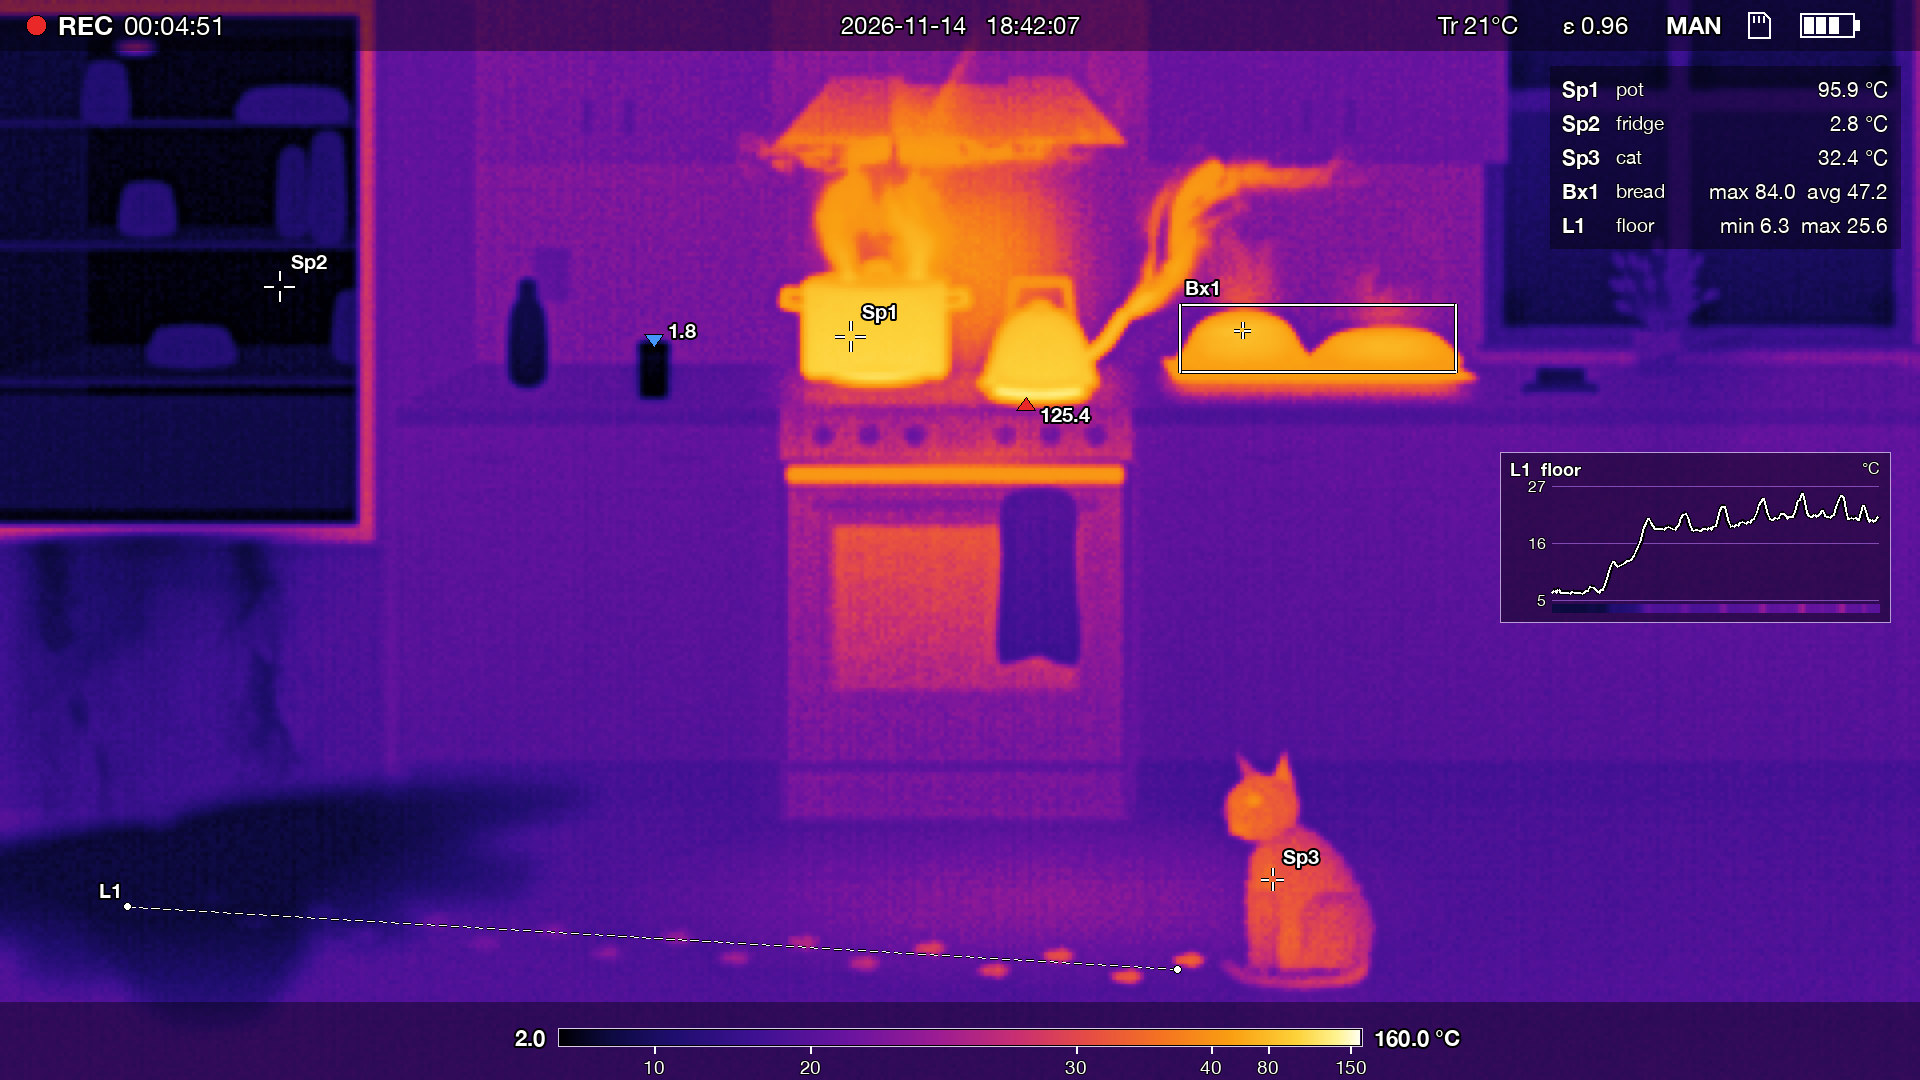

Here is the Python script that generated this plot:
"""Example (thermal camera / 热成像): 厨房里的温度 · Kitchen Heat Map — a kitchen at dinner time through a thermal
camera. A stock pot boils on the back burner and its steam rolls up into the cooker hood (its polished lid reads
cooler than it is); a kettle on the front burner shoots a jet of steam out of its spout; the oven is still warm and
leaks hot air along its top seal, a damp tea towel hangs cold on its handle; two loaves fresh from the oven steam on
a wire rack next to a cold butter dish. On the left the fridge door has been left open: a black-cold cave of
shelves, and its cold air pours down the freezer drawer and spreads across the floor in tongues. The cat went to the
fridge, walked through the cold puddle and back to the warm tiles in front of the oven -- its paw prints are still on
the floor, fading the older they are. The window is cold night glass. Spot meters, an area box, a line profile along
the paw trail (cold puddle -> warm tiles, one bump per print) and hottest / coldest markers read the temperatures off
the picture.
Draw-on stages: room -> fridge -> stove -> bread -> heat soak -> steam -> cat -> measurements. No image model.
python3 thermal_kitchen.py [out.jpg] [--stages DIR]
"""
import os, sys, time
sys.path.insert(0, os.path.join(os.path.dirname(os.path.abspath(__file__)), '..', 'lib'))
import numpy as np
from thermal import Thermal
from core import spline

out = sys.argv[1] if len(sys.argv) > 1 and not sys.argv[1].startswith('--') else 'thermal_kitchen.jpg'
stages = sys.argv[sys.argv.index('--stages') + 1] if '--stages' in sys.argv else None
t0 = time.time()

# ---- one-point perspective: camera 1.6 m up, looking at the back wall 4.5 m away, pitched down (shifted VP)
F, VX, VY, EYE = 1750.0, 960.0, 100.0, 1.6


def P(X, Y, Z):
    return (VX + F * X / Z, VY + F * (EYE - Y) / Z)


def face(x0, x1, y0, y1, Z):
    """front face (constant depth Z) -> canvas quad"""
    return [P(x0, y1, Z), P(x1, y1, Z), P(x1, y0, Z), P(x0, y0, Z)]


def top(x0, x1, z0, z1, Y):
    """horizontal face at height Y between depths z0 (front) and z1 (back)"""
    return [P(x0, Y, z1), P(x1, Y, z1), P(x1, Y, z0), P(x0, Y, z0)]


def ell(X, Y, Z, rx, rz, n=40):
    """horizontal circle (radius rx across, rz in depth) at (X, Y, Z) -> canvas outline"""
    a = np.linspace(0, 2 * np.pi, n, endpoint=False)
    return [P(X + rx * np.cos(t), Y, Z + rz * np.sin(t)) for t in a]


t = Thermal(1920, 1080, sensor=(480, 270), ss=2, seed=12, ambient=21.0)
# hand-set tone curve: the fridge black, the room deep violet, warm bodies red-orange, the stove yellow, flames white
t.camera(palette='iron', agc=0.22, plateau=2.0, netd=0.24, fpn=0.1, dde=1.6, pixel=0.4,
         curve=[(2, 0.0), (7, 0.05), (12, 0.11), (16, 0.17), (19, 0.23), (22, 0.29), (26, 0.43), (30, 0.59), (35, 0.71),
                (39, 0.78), (60, 0.82), (80, 0.86), (100, 0.91), (160, 1.0)])
WALL, ZC, ZF = 4.5, 3.9, 3.97                      # back wall, cabinet fronts, toe kick

# =========================================================== 0. the room at room temperature
t.room(top=24.5, bottom=20.0, y_top=0, y_bottom=900)
floor = t.poly([(0, P(0, 0, ZF)[1]), (1920, P(0, 0, ZF)[1]), (1920, 1080), (0, 1080)])
fy = P(0, 0, ZF)[1]
t.surface(floor, t.ramp((0, fy), 18.6, (0, 1080), 19.4), grain=0.25, grain_scale=60)
for Z in (3.3, 3.6, 3.9):                           # floor tiles: grout lines
    t.seam([P(-3, 0, Z), P(3, 0, Z)], -0.45, 2.5)
for X in np.arange(-2.1, 2.2, 0.3):
    t.seam([P(X, 0, ZF), P(X, 0, 3.2)], -0.45, 2.5)
# splashback tiles on the back wall between counter and wall cabinets
for Y in np.arange(0.92, 1.62, 0.075):
    t.seam([P(-1.3, Y, WALL), P(1.4, Y, WALL)], -0.22, 1.6)
for i, Y in enumerate(np.arange(0.92, 1.55, 0.075)):
    for X in np.arange(-1.3 + (0.075 if i % 2 else 0), 1.4, 0.15):
        t.seam([P(X, Y, WALL), P(X, Y + 0.075, WALL)], -0.22, 1.6)
# window (cold night glass, glass is opaque to long-wave IR so nothing outside shows)
wx0, wx1, wy0, wy1 = 1.40, 2.40, 1.02, 2.20
t.surface(t.poly(face(wx0 - 0.05, wx1 + 0.05, wy0 - 0.05, wy1 + 0.05, WALL)), 16.2, grain=0.2)
for (a, b) in ((wx0, 1.82), (1.88, wx1)):
    for (c, d) in ((wy0, 1.57), (1.63, wy1)):
        g = t.poly(face(a, b, c, d, WALL))
        t.surface(g, t.ramp(P(0, d, WALL), 12.6, P(0, c, WALL), 8.2), grain=0.25, grain_scale=40)
        t.surface(t.poly(face(a, a + 0.06, c, c + 0.08, WALL)) * g, 6.8, soft=4)   # cold corners at the spacer
        t.surface(t.poly(face(b - 0.06, b, c, c + 0.08, WALL)) * g, 6.8, soft=4)
t.surface(t.poly(top(wx0 - 0.08, wx1 + 0.1, 4.40, WALL, wy0 - 0.05)), 17.6)        # sill
# wall cabinets
ZU = 4.15
for (a, b, split) in ((-1.22, -0.45, -0.835), (0.45, 1.30, 0.875)):
    m = t.poly(face(a, b, 1.45, 2.6, ZU))
    t.surface(m, t.ramp((0, 0), 24.0, P(0, 1.45, ZU), 22.0), grain=0.25, grain_scale=30)
    t.seam([P(split, 1.45, ZU), P(split, 2.6, ZU)], -0.9, 3)
    for X in (a, b): t.seam([P(X, 1.45, ZU), P(X, 2.6, ZU)], -0.5, 3)
    t.seam([P(a, 1.45, ZU), P(b, 1.45, ZU)], -0.6, 3)
    for X in (split - 0.05, split + 0.05):
        t.surface(t.rect(P(X, 1.52, ZU)[0] - 4, P(X, 1.6, ZU)[1], P(X, 1.52, ZU)[0] + 4, P(X, 1.52, ZU)[1]), 19.5,
                  emissivity=0.4)                 # brushed-steel handles read cooler than the doors
# base cabinets: left run (sink side) and right run
for (a, b, splits) in ((-1.25, -0.40, (-0.83,)), (0.40, 2.4, (0.98, 1.56))):
    m = t.poly(face(a, b, 0.10, 0.88, ZC))
    t.surface(m, t.ramp(P(0, 0.88, ZC), 21.4, P(0, 0.1, ZC), 19.6), grain=0.25, grain_scale=30)
    t.surface(t.poly(face(a, b, 0.0, 0.10, ZF)), 18.2)                                    # toe kick shadow
    t.seam([P(a, 0.72, ZC), P(b, 0.72, ZC)], -0.9, 3)                                     # drawer line
    for X in (a,) + splits + (b,):
        t.seam([P(X, 0.1, ZC), P(X, 0.88, ZC)], -0.9, 3)
    for X0, X1 in zip((a,) + splits, splits + (b,)):
        cx = (X0 + X1) / 2
        hx, hy = P(cx, 0.80, ZC)
        t.surface(t.rect(hx - 26, hy - 3, hx + 26, hy + 3, r=3), 19.4, emissivity=0.4)
# the stone counter top and its front edge
t.surface(t.poly(top(-1.25, 2.4, 3.88, WALL, 0.92)), 20.2, grain=0.35, grain_scale=24)     # stone: thermal mass, runs cool
t.surface(t.poly(face(-1.25, 2.4, 0.88, 0.92, 3.88)), 19.4)
t.seam([P(-1.25, 0.92, 3.88), P(2.4, 0.92, 3.88)], 1.2, 2)
# the range body (cold until stage 2) and the hood
rng_front = t.poly(face(-0.40, 0.38, 0.0, 0.92, 3.88))
t.surface(rng_front, 21.0)
hood = t.poly([P(-0.42, 1.50, 4.0), P(0.38, 1.50, 4.0), P(0.26, 1.66, 4.15), P(-0.30, 1.66, 4.15)])
chim = t.poly(face(-0.14, 0.12, 1.64, 2.7, 4.4))
t.surface(chim, 24.0, emissivity=0.6)
t.surface(hood, 22.5, emissivity=0.6)
t.seam([P(-0.42, 1.50, 4.0), P(0.38, 1.50, 4.0)], -0.5, 3)
# outlet on the splashback
ox, oy = P(-1.05, 1.15, WALL)
t.surface(t.rect(ox - 18, oy - 26, ox + 18, oy + 26, r=3), 21.0)
t.statusbar(rec='00:04:51', date='2026-11-14', clock='18:42:07', battery=0.75, emissivity=0.96, mode='MAN', height=50, reflected=21)
t.scalebar(560, 1030, 1360, 1044, height=78)
t.stage('room')

# =========================================================== 1. the fridge, door left open
FZ = 3.80
fr_side = t.poly([P(-1.25, 1.85, FZ), P(-1.25, 1.85, WALL), P(-1.25, 0.92, WALL), P(-1.25, 0.92, 3.88),
                   P(-1.25, 0.0, ZC), P(-1.25, 0.0, FZ)])
t.surface(fr_side, 21.2)
t.surface(t.poly(face(-2.2, -1.25, 0.0, 1.85, FZ)), 20.6, grain=0.2)             # carcass front
# the open compartment: gasket frame (anti-sweat heater) then the cold inside
t.surface(t.poly(face(-2.2, -1.27, 0.64, 1.82, FZ)), 27.5)
op = t.poly(face(-2.2, -1.31, 0.68, 1.78, FZ))
back = t.poly(face(-2.2, -1.31, 0.70, 1.76, 4.42)) * op
t.surface(op, t.ramp(P(0, 1.78, FZ), 6.4, P(0, 0.68, FZ), 4.2))
t.surface(back, t.ramp(P(0, 1.76, 4.42), 4.0, P(0, 0.7, 4.42), 2.4), grain=0.2)
for Y in (0.98, 1.28, 1.55):                                                       # glass shelves
    t.surface(t.poly(top(-2.2, -1.31, 3.84, 4.42, Y)) * op, 6.0)
    t.surface(t.line([P(-2.2, Y, 3.84), P(-1.31, Y, 3.84)], 5) * op, 10.5)
t.surface(t.poly(face(-2.2, -1.31, 0.70, 0.95, 3.86)) * op, 7.5)                  # crisper drawers
t.seam([P(-1.75, 0.70, 3.86), P(-1.75, 0.95, 3.86)], 1.0, 3)
items = [  # (X, Y, Z, half width, height, temp): bottles, jars, a bowl, a carton
    (-1.50, 1.28, 4.15, 0.040, 0.24, 9.0), (-1.62, 1.28, 4.25, 0.035, 0.20, 8.2), (-1.95, 1.28, 4.2, 0.06, 0.12, 10.0),
    (-1.80, 0.98, 4.10, 0.09, 0.09, 9.5), (-1.45, 0.98, 4.20, 0.05, 0.16, 8.6), (-2.05, 1.55, 4.2, 0.05, 0.14, 9.0),
    (-1.60, 1.55, 4.2, 0.12, 0.08, 10.5)]
for X, Y, Z, hw, h, Tm in items:
    m = t.shape([P(X - hw, Y, Z), P(X - hw, Y + h * 0.75, Z), P(X - hw * 0.6, Y + h, Z), P(X + hw * 0.6, Y + h, Z),
                 P(X + hw, Y + h * 0.75, Z), P(X + hw, Y, Z)]) * op
    t.surface(m, Tm + 2.5, grain=0.4)
lx, ly = P(-2.1, 1.74, 4.3)
t.surface(t.ellipse(lx + 30, ly + 4, 20, 7), 27.0, soft=2)                          # the inside lamp
# freezer drawer (closed)
fd = t.poly(face(-2.2, -1.25, 0.06, 0.62, FZ))
t.surface(fd, t.ramp(P(0, 0.62, FZ), 19.6, P(0, 0.06, FZ), 18.8), grain=0.2)
t.seam([P(-2.2, 0.62, FZ), P(-1.25, 0.62, FZ)], -1.5, 4)
t.seam([P(-2.0, 0.56, FZ - 0.02), P(-1.45, 0.56, FZ - 0.02)], -1.0, 6)            # handle recess
# its cold air pours down the drawer front and spreads over the floor
t.plume([P(-1.75, 0.68, FZ - 0.01), P(-1.74, 0.45, FZ - 0.02), P(-1.71, 0.2, FZ - 0.03), P(-1.66, 0.02, 3.7)],
        5.0, w0=190, w1=250, opacity=0.8, cool=0.5, eddy=0.55, wisp=0.35, puffs=0.15, seed=5, fade_out=0.04)
for i, X in enumerate((-1.98, -1.55)):
    t.plume([P(X, 0.66, FZ - 0.01), P(X + 0.03, 0.4, FZ - 0.02), P(X + 0.06, 0.1, FZ - 0.03), P(X + 0.1, 0.01, 3.7)],
            4.0, w0=30, w1=70, opacity=0.7, cool=0.5, eddy=0.7, wisp=0.4, puffs=0.3, seed=6 + i, fade_out=0.05)
px_, py_ = P(-1.68, 0, 3.78)
t.pool(px_, py_, 6.5, reach=560, spread=(-15, 150), tongues=9, squash=0.36, width=0.22, soft=10, seed=8)
# a milk bottle and a glass of iced water on the counter
mx, my = P(-1.05, 0.92, 4.25); s = F / 4.25
milk = t.shape([(mx - 0.04 * s, my), (mx - 0.042 * s, my - 0.15 * s), (mx - 0.022 * s, my - 0.20 * s),
                (mx - 0.018 * s, my - 0.24 * s), (mx + 0.018 * s, my - 0.24 * s), (mx + 0.022 * s, my - 0.20 * s),
                (mx + 0.042 * s, my - 0.15 * s), (mx + 0.04 * s, my)])
t.surface(milk, t.ramp((0, my - 0.24 * s), 9.0, (0, my), 6.5))
gx, gy = P(-0.70, 0.92, 4.0); s = F / 4.0
glass = t.poly([(gx - 0.036 * s, gy - 0.125 * s), (gx + 0.036 * s, gy - 0.125 * s), (gx + 0.03 * s, gy), (gx - 0.03 * s, gy)])
t.soak(glass, 4.0, reach=10, strength=0.5, onto=t.poly(top(-1.25, -0.4, 3.88, WALL, 0.92)))
t.surface(glass, t.ramp((0, gy - 0.125 * s), 5.5, (0, gy), 2.2), grain=0.3)
t.surface(t.ellipse(gx, gy - 0.118 * s, 0.033 * s, 5), 1.0)                        # ice at the top
t.stage('fridge')

# =========================================================== 2. the stove: burners, a stock pot, a kettle, the oven
ZP, ZK = 4.28, 4.02
for X, Z in ((-0.2, ZP), (0.18, ZK)):                                             # lit burners
    t.surface(t.poly(ell(X, 0.93, Z, 0.11, 0.11)), 140.0, soft=2)
for X, Z in ((0.18, 4.3), (-0.2, 4.05)):                                           # cold burners
    t.seam([*ell(X, 0.93, Z, 0.09, 0.09), ell(X, 0.93, Z, 0.09, 0.09)[0]], 1.2, 3)
# stock pot: enamelled, hottest low where the flames lick it
px0, py0 = P(-0.2, 0.95, ZP - 0.16)                                                  # base, front
R = 0.175 * F / ZP
rim = P(-0.2, 0.95 + 0.20, ZP)[1]
for sx in (-1, 1):                                                                    # loop handles at the rim
    hx0 = px0 + sx * (R - 4)
    t.surface(t.line([(hx0, rim + 10), (hx0 + sx * 22, rim + 8), (hx0 + sx * 24, rim + 20), (hx0, rim + 24)], 7), 68.0)
pot = t.poly([(px0 - R, rim), (px0 - R, py0 - 6), (px0 - R + 6, py0), (px0 + R - 6, py0), (px0 + R, py0 - 6), (px0 + R, rim)])
t.surface(pot, t.ramp((0, py0), 104.0, (0, rim), 91.0, ease=0.6), grain=0.6, limb=6, limb_px=14)
t.seam([(px0 - R, rim + 6), (px0 + R, rim + 6)], -4.0, 3)                           # rolled rim
lid = t.poly(ell(-0.2, 1.16, ZP, 0.172, 0.172))
t.surface(lid, t.ramp((px0 - R, 0), 92.0, (px0 + R, 0), 99.0), emissivity=0.55, grain=0.5)   # polished lid: reads cooler
t.seam(ell(-0.2, 1.165, ZP, 0.15, 0.15) + [ell(-0.2, 1.165, ZP, 0.15, 0.15)[0]], -3.0, 2)
kx, ky = P(-0.2, 1.18, ZP)
t.surface(t.ellipse(kx, ky - 3, 15, 7), 52.0)                                       # bakelite knob, cooler
t.surface(t.poly(ell(-0.2, 0.95, ZP, 0.15, 0.06)) * (1 - pot), 260.0, soft=3)   # flame ring under the pot
# kettle on the front burner: a dome with the spout to the right and a handle over the top
qx, qy = P(0.18, 0.95, ZK - 0.10)
s = F / ZK
kettle = t.shape([(qx - 0.115 * s, qy - 6), (qx - 0.112 * s, qy - 0.07 * s), (qx - 0.08 * s, qy - 0.15 * s),
                  (qx - 0.03 * s, qy - 0.185 * s), (qx + 0.03 * s, qy - 0.185 * s), (qx + 0.08 * s, qy - 0.15 * s),
                  (qx + 0.112 * s, qy - 0.07 * s), (qx + 0.115 * s, qy - 6), (qx, qy + 2)], per=8)
spout = t.line([(qx + 0.09 * s, qy - 0.06 * s), (qx + 0.15 * s, qy - 0.11 * s), (qx + 0.19 * s, qy - 0.17 * s)], 0.026 * s)
t.surface(spout, t.ramp((qx + 0.09 * s, 0), 90.0, (qx + 0.19 * s, 0), 80.0))
t.surface(kettle, t.ramp((0, qy), 97.0, (0, qy - 0.185 * s), 86.0), grain=0.5, limb=8, limb_px=12)
handle = t.line([(qx - 0.07 * s, qy - 0.16 * s), (qx - 0.06 * s, qy - 0.25 * s), (qx + 0.06 * s, qy - 0.25 * s), (qx + 0.07 * s, qy - 0.16 * s)], 0.022 * s)
t.surface(handle * (1 - kettle), 41.0)
t.surface(t.ellipse(qx, qy - 0.19 * s, 0.022 * s, 0.012 * s), 62.0)
t.surface(t.poly(ell(0.18, 0.95, ZK, 0.13, 0.05)) * (1 - kettle), 240.0, soft=3)
# oven: control strip, door with its glass, handle, warming drawer; hot air leaks along the top seal
t.surface(t.poly(face(-0.40, 0.38, 0.80, 0.92, 3.88)), t.ramp(P(0, 0.92, 3.88), 25.0, P(0, 0.8, 3.88), 27.5), grain=0.4)
for X in (-0.3, -0.2, -0.1, 0.1, 0.2, 0.3):
    cx, cy = P(X, 0.86, 3.86)
    t.surface(t.ellipse(cx, cy, 10, 10), 22.5)
door = t.poly(face(-0.38, 0.36, 0.14, 0.78, 3.86))
t.surface(door, t.ramp(P(0, 0.78, 3.86), 26.5, P(0, 0.14, 3.86), 23.0), grain=0.5)
win = t.poly(face(-0.28, 0.26, 0.30, 0.66, 3.86))
t.surface(win, t.ramp(P(0, 0.66, 3.86), 31.5, P(0, 0.30, 3.86), 26.5), grain=0.6, soft=3)
t.surface(t.poly(face(-0.38, 0.36, 0.76, 0.79, 3.86)), 46.0, soft=2)               # leaking top seal
hy = P(0, 0.72, 3.80)[1]
t.surface(t.rect(P(-0.32, 0, 3.8)[0], hy - 6, P(0.30, 0, 3.8)[0], hy + 6, r=6), 26.0, emissivity=0.7)
t.surface(t.poly(face(-0.38, 0.36, 0.02, 0.12, 3.86)), 23.0)
# a damp tea towel over the handle: evaporation keeps it below room temperature
tw0, tw1 = P(0.10, 0, 3.79)[0], P(0.24, 0, 3.79)[0]
towel = t.shape([(tw0, hy - 8), (tw1, hy - 9), (tw1 + 4, hy + 60), (tw1 + 8, hy + 150), (tw1 - 10, hy + 158),
                 ((tw0 + tw1) / 2, hy + 150), (tw0 + 6, hy + 156), (tw0 - 8, hy + 148), (tw0 - 4, hy + 60)], per=8)
t.surface(towel, t.ramp((0, hy), 20.0, (0, hy + 150), 17.5), grain=0.6, grain_scale=8)
t.seam([((tw0 + tw1) / 2 + 4, hy + 4), ((tw0 + tw1) / 2 + 10, hy + 150)], -1.2, 3)
t.stage('stove')

# =========================================================== 3. bread on a wire rack, cold butter
ZB = 4.2
t.surface(t.poly(top(0.50, 1.20, 4.05, 4.36, 0.955)), 38.0, soft=1)               # rack (wire, warm)
for X in np.arange(0.52, 1.2, 0.045):
    t.seam([P(X, 0.955, 4.05), P(X, 0.955, 4.36)], 4.0, 2)
bx, by = P(0.68, 0.96, ZB); s = F / ZB
boule = t.shape([(bx - 0.14 * s, by), (bx - 0.135 * s, by - 0.05 * s), (bx - 0.09 * s, by - 0.11 * s),
                 (bx, by - 0.13 * s), (bx + 0.09 * s, by - 0.11 * s), (bx + 0.135 * s, by - 0.05 * s), (bx + 0.14 * s, by)])
t.surface(boule, t.radial(bx, by - 0.07 * s, 0.14 * s, 0.07 * s, 82.0, 63.0), grain=1.5, grain_scale=10, soft=1, limb=8, limb_px=14)
for k in (-1, 0, 1):                                                               # scoring: thin crust, hotter
    t.seam([(bx - 0.07 * s + k * 0.03 * s, by - 0.09 * s + abs(k) * 0.01 * s),
            (bx + 0.06 * s + k * 0.03 * s, by - 0.105 * s + abs(k) * 0.01 * s)], 9.0, 4)
cx, cy = P(1.02, 0.96, ZB)
batard = t.shape([(cx - 0.16 * s, cy), (cx - 0.15 * s, cy - 0.05 * s), (cx - 0.08 * s, cy - 0.085 * s),
                  (cx + 0.08 * s, cy - 0.085 * s), (cx + 0.15 * s, cy - 0.05 * s), (cx + 0.16 * s, cy)])
t.surface(batard, t.radial(cx, cy - 0.045 * s, 0.16 * s, 0.05 * s, 78.0, 58.0), grain=1.5, grain_scale=10, soft=1, limb=8, limb_px=12)
for k in range(3):
    x = cx - 0.09 * s + k * 0.08 * s
    t.seam([(x - 0.03 * s, cy - 0.06 * s), (x + 0.03 * s, cy - 0.075 * s)], 8.0, 4)
dx, dy = P(1.40, 0.92, 4.08); s2 = F / 4.08
t.surface(t.poly([(dx - 0.09 * s2, dy), (dx + 0.09 * s2, dy), (dx + 0.08 * s2, dy - 0.02 * s2), (dx - 0.08 * s2, dy - 0.02 * s2)]), 12.0)
t.surface(t.rect(dx - 0.055 * s2, dy - 0.055 * s2, dx + 0.055 * s2, dy - 0.02 * s2, r=3), t.ramp((0, dy - 0.055 * s2), 10.0, (0, dy), 7.5))
# a herb pot on the sill: leaves run cooler than the room (they evaporate water)
hx, hy = P(1.72, 0.92, 4.32); s3 = F / 4.32
t.surface(t.poly([(hx - 0.06 * s3, hy - 0.11 * s3), (hx + 0.06 * s3, hy - 0.11 * s3), (hx + 0.045 * s3, hy), (hx - 0.045 * s3, hy)]), 19.0)
for i in range(16):
    a = np.radians(-150 + i * 8 + (i % 3) * 5)
    L = (0.12 + 0.09 * ((i * 7) % 5) / 4) * s3
    ex, ey = hx + np.cos(a) * L * 0.8, hy - 0.11 * s3 + np.sin(a) * L
    t.surface(t.ellipse(ex, ey, 9, 5, np.degrees(a)), 16.5, soft=1)
    t.surface(t.line([(hx, hy - 0.11 * s3), (ex, ey)], 2.5), 17.0)
t.stage('bread')

# =========================================================== 4. heat soaks into what is around it
behind = t.poly([P(-0.30, 0.93, WALL), P(0.28, 0.93, WALL), P(0.22, 1.40, WALL), P(-0.24, 1.40, WALL)])
occ = np.clip(pot + lid + kettle + handle + spout + hood + chim, 0, 1)
t.soak(behind, 60.0, reach=38, strength=0.4, onto=(1 - occ) * t.poly([P(-1.25, 0.92, WALL), P(1.4, 0.92, WALL), P(1.4, 1.50, WALL), P(-1.25, 1.50, WALL)]))
t.surface(hood, t.ramp((0, P(0, 1.50, 4.0)[1]), 38.0, (0, P(0, 1.66, 4.15)[1]), 28.0), emissivity=0.8, grain=0.4)
t.surface(chim, t.ramp((0, P(0, 1.66, 4.4)[1]), 25.0, (0, 0), 23.5), emissivity=0.8)
t.seam([P(-0.42, 1.50, 4.0), P(0.38, 1.50, 4.0)], 3.0, 3)
# the cabinets either side of the range and the counter round the hob warm up
oven_face = t.poly(face(-0.40, 0.38, 0.0, 0.92, 3.88))
t.soak(oven_face, 28.0, reach=20, strength=0.35, onto=t.poly(face(-1.25, 2.4, 0.0, 0.92, ZC)) * (1 - oven_face))
t.soak(t.poly(top(-0.40, 0.38, 3.9, WALL, 0.92)), 70.0, reach=22, strength=0.35, onto=t.poly(top(-1.25, 2.4, 3.88, WALL, 0.92)) * (1 - occ - oven_face).clip(0, 1))
# under the bread rack the counter is warm
t.soak(t.poly(top(0.50, 1.20, 4.05, 4.36, 0.93)), 60.0, reach=10, strength=0.6, onto=t.poly(top(0.4, 1.3, 3.88, WALL, 0.92)) * (1 - boule - batard).clip(0, 1))
# the warm patch on the tiles in front of the oven (it radiates onto the floor)
t.warm(floor * t.radial(*P(0.15, 0, 3.5), 420, 90, 1.0, 0.0, power=1.4), 5.5)
# glazed tiles mirror the oven door, faintly
t.reflect(floor * t.ramp(P(-1.2, 0, 3.9), 0.0, P(-0.5, 0, 3.9), 1.0), P(0, 0, ZF)[1], strength=0.22, blur_px=10, fade=70)
t.stage('soak')

# =========================================================== 5. steam and rising air
hood_y = P(0, 1.50, 4.0)[1]
lid_y = P(-0.2, 1.16, ZP)[1]
t.plume([(px0 + R * 0.55, lid_y + 2), (px0 + R * 0.6, lid_y - 40), (px0 + R * 0.3, lid_y - 90), (px0 + R * 0.45, lid_y - 130), (px0 + R * 0.2, hood_y + 4)],
        99.0, w0=12, w1=70, opacity=0.95, cool=1.1, eddy=0.85, wisp=0.55, puffs=0.35, seed=21, fade_out=0.04)
t.plume([(px0 - R * 0.35, lid_y + 4), (px0 - R * 0.5, lid_y - 50), (px0 - R * 0.2, lid_y - 110), (px0 - R * 0.35, hood_y + 4)],
        97.0, w0=7, w1=48, opacity=0.8, cool=1.3, eddy=0.85, wisp=0.6, puffs=0.4, seed=22, fade_out=0.04)
# the steam hits the hood and runs along under its lip; some spills out over the front edge
t.plume([(px0 + R * 0.25, hood_y + 6), (px0 - 60, hood_y + 10), (px0 - 160, hood_y + 4)], 62.0, w0=16, w1=24, opacity=0.7, cool=0.8, eddy=0.6, seed=23)
t.plume([(px0 + R * 0.25, hood_y + 6), (px0 + 130, hood_y + 10), (px0 + 250, hood_y + 2)], 60.0, w0=16, w1=24, opacity=0.7, cool=0.8, eddy=0.6, seed=24)
t.plume(t.rise(P(0.36, 1.50, 4.0)[0] - 10, hood_y - 4, 120, sway=22, lean=0.12, seed=25), 40.0, w0=14, w1=60, opacity=0.3, cool=1.4, eddy=0.9, seed=25)
# the kettle's jet: fast and narrow out of the spout, then it turns upward and billows under the wall cabinet
sx, sy = qx + 0.19 * F / ZK, qy - 0.17 * F / ZK
cab_y = P(0, 1.45, ZU)[1]
t.plume([(sx + 2, sy - 2), (sx + 30, sy - 26), (sx + 52, sy - 58), (sx + 62, sy - 100), (sx + 80, cab_y + 30), (sx + 110, cab_y + 8)],
        100.0, w0=5, w1=58, opacity=0.95, cool=1.2, eddy=0.85, wisp=0.5, puffs=0.3, seed=31, fade_out=0.06)
t.plume([(sx + 100, cab_y + 10), (sx + 180, cab_y + 14), (sx + 260, cab_y + 8)], 50.0, w0=20, w1=26, opacity=0.6, cool=0.9, eddy=0.7, seed=32)
# bread breathes a soft warm haze; the oven's top seal sends a sheet of hot air up the controls
t.plume(t.rise(bx, by - 0.13 * s, 150, sway=18, lean=-0.05, seed=41), 44.0, w0=40, w1=90, opacity=0.45, cool=1.2, eddy=0.9, seed=41)
t.plume(t.rise(cx, cy - 0.085 * s, 140, sway=16, lean=0.08, seed=42), 42.0, w0=50, w1=90, opacity=0.4, cool=1.2, eddy=0.9, seed=42)
t.plume([P(-0.02, 0.79, 3.84), P(-0.02, 0.86, 3.84), P(-0.02, 0.93, 3.88)], 45.0, w0=150, w1=170, opacity=0.35, cool=0.6, eddy=0.7, seed=43)
# the window drops a sheet of cold air onto the counter
t.plume([P(1.9, 1.0, 4.42), P(1.9, 0.94, 4.35), P(1.9, 0.92, 4.1)], 13.0, w0=150, w1=180, opacity=0.5, cool=0.6, eddy=0.4, seed=51)
t.stage('steam')

# =========================================================== 6. the cat, and how it got there
CX, CZ = 0.62, 3.22
cfx, cfy = P(CX, 0, CZ); u = 0.37 * F / CZ                  # canvas px per cat-height


def C(a, b):
    """cat coordinates: a to the right (towards the tail), b up, in cat heights; it faces left, to the oven"""
    return (cfx + a * u, cfy - b * u)


body = t.shape([C(-0.20, 0.62), C(-0.25, 0.42), C(-0.24, 0.12), C(-0.22, 0.0), C(0.05, 0.0), C(0.30, 0.0),
                C(0.38, 0.12), C(0.36, 0.32), C(0.24, 0.54), C(0.08, 0.70), C(-0.08, 0.72)], per=12)
head = t.shape([C(-0.36, 0.80), C(-0.33, 0.70), C(-0.24, 0.64), C(-0.10, 0.66), C(0.01, 0.76), C(0.0, 0.88),
                C(-0.06, 0.95), C(-0.20, 0.97), C(-0.32, 0.90)], per=10)
ear_far = t.poly([C(-0.27, 0.93), C(-0.30, 1.08), C(-0.17, 0.97)])
ear_near = t.poly([C(-0.13, 0.95), C(-0.06, 1.10), C(0.0, 0.90)])
ear_in = t.poly([C(-0.115, 0.955), C(-0.065, 1.06), C(-0.025, 0.925)])
legs = t.shape([C(-0.23, 0.36), C(-0.10, 0.36), C(-0.09, 0.03), C(-0.04, 0.0), C(-0.26, 0.0), C(-0.24, 0.05)], per=6)
haunch = t.ellipse(*C(0.18, 0.20), 0.17 * u, 0.20 * u, rot=-10)
tail_pts = [C(0.33, 0.04), C(0.30, -0.03), C(0.12, -0.06), C(-0.08, -0.06), C(-0.26, -0.035), C(-0.34, 0.02)]
tail = t.line(spline(tail_pts, 8), 0.075 * u)
cat_all = np.clip(body + head + ear_far + ear_near + legs + haunch + tail, 0, 1)
# paw prints first (they lie under the cat): from the cold puddle by the fridge to the warm tiles
steps = []                                          # (x, y, heading, scale, age)
path = np.array([(-1.62, 3.50), (-1.2, 3.40), (-0.7, 3.32), (-0.2, 3.28), (0.15, 3.24), (0.42, 3.22)])
dist = np.concatenate([[0], np.cumsum(np.hypot(*np.diff(path, axis=0).T))])
n_steps = 18
for i in range(n_steps):
    dd = dist[-1] * i / (n_steps - 1)
    X = np.interp(dd, dist, path[:, 0]); Z = np.interp(dd, dist, path[:, 1])
    Z += 0.035 * (1 if i % 2 else -1)
    xx, yy = P(X, 0, Z)
    age = 0.88 * (1 - i / (n_steps - 1)) ** 0.85 + 0.04
    steps.append((xx, yy, 0, F / Z / 560, age))
t.prints(steps, 33.0, size=32, squash=0.42, spread=0.8)
# the cat: fur insulates, so the coat reads well below body temperature; where the fur is thin (face, inner ear,
# chest, armpit) it runs warmer, the flank facing the oven is warmer, and every rounded edge cools towards the outline
t.surface(tail, t.ramp(C(0.33, 0), 29.5, C(-0.34, 0), 25.0), fuzz=0.5, fuzz_scale=3, limb=1.5, limb_px=5)
t.surface(body, t.ramp(C(-0.25, 0.3), 33.6, C(0.36, 0.55), 28.0), fuzz=0.6, fuzz_scale=4, grain=0.5, grain_scale=7,
          limb=3.0, limb_px=16)
t.surface(haunch, t.ramp(C(-0.05, 0.12), 32.0, C(0.36, 0.32), 27.6), fuzz=0.6, fuzz_scale=4, grain=0.5, grain_scale=7,
          limb=1.2, limb_px=10)
t.seam([C(0.02, 0.05), C(0.05, 0.2), C(0.14, 0.34), C(0.30, 0.38)], -1.6, 4)         # where the haunch folds
t.warm(t.ellipse(*C(-0.17, 0.47), 0.06 * u, 0.15 * u) * body, 1.4)    # thin fur on the chest
t.surface(legs, t.ramp(C(0, 0.3), 31.5, C(0, 0.0), 27.5), fuzz=0.5, fuzz_scale=3, limb=1.5, limb_px=6)
t.seam([C(-0.165, 0.30), C(-0.16, 0.02)], -1.6, 3)
t.surface(ear_far, 27.5, fuzz=0.3, fuzz_scale=2)
t.surface(head, t.ramp(C(-0.34, 0.8), 35.0, C(0.0, 0.85), 31.5), fuzz=0.45, fuzz_scale=3, grain=0.3, grain_scale=6,
          limb=2.0, limb_px=10)
t.surface(ear_near, 28.5, fuzz=0.3, fuzz_scale=2)
t.surface(ear_in, 34.5, soft=1)
t.surface(t.ellipse(*C(-0.215, 0.84), 0.036 * u, 0.028 * u), 38.6, soft=1)        # eye: the hottest spot
t.surface(t.ellipse(*C(-0.355, 0.78), 0.024 * u, 0.02 * u), 26.0, soft=1)          # cold nose
t.surface(t.ellipse(*C(-0.29, 0.69), 0.05 * u, 0.025 * u), 35.5, soft=1)           # mouth corner
t.reflect(floor * (1 - cat_all) * t.radial(cfx, cfy, 1.2 * u, 0.6 * u, 1.0, 0.0), cfy, strength=0.3, blur_px=6, fade=50)
t.stage('cat')

# =========================================================== 7. measurements
t.spot(px0 - R * 0.35, (rim + py0) / 2 + 6, 'Sp1', name='pot')
t.spot(*P(-1.72, 1.13, 4.42), 'Sp2', name='fridge', side='ne')
t.spot(*C(-0.12, 0.45), 'Sp3', name='cat', side='ne', r=11)
t.box(bx - 0.15 * F / ZB, by - 0.15 * F / ZB, cx + 0.17 * F / ZB, by + 6, 'Bx1', name='bread')
p_a, p_b = P(-1.65, 0, 3.47), P(0.40, 0, 3.22)
t.profile(p_a, p_b, inset=(1500, 452, 390, 170), label='L1', name='floor')
t.hottest()
t.coldest()
t.results(1550, 66, width=350)
t.save(out, stages_dir=stages)
print(f'{out}  {time.time() - t0:.1f}s')
